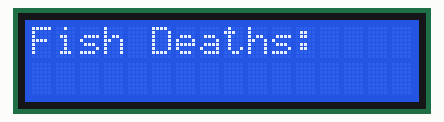
Recording of a sketch running on a simulated Arduino Uno, built with avr-gcc and run on an emulated ATmega328P. On the bench: 16×2 character LCD.

Above: at 0.1 s.
At 2.1 s:
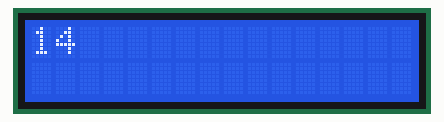
At 4.1 s:
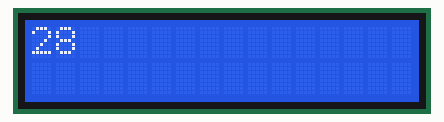
At 8.2 s:
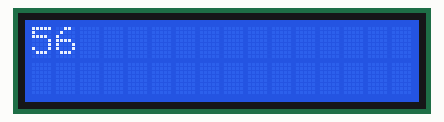
At 12.2 s:
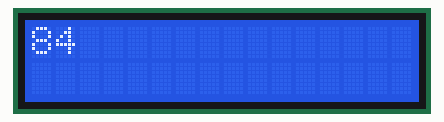
At 16.2 s:
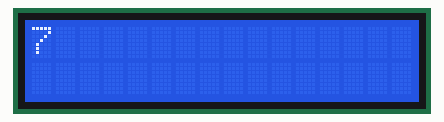

The sketch:

lcdscrn.ino
```cpp
#include <Wire.h>
#include <LiquidCrystal_I2C.h>

// Set the LCD address to 0x27 for a 16 chars and 2 line display
LiquidCrystal_I2C lcd(0x27, 16, 2);

void setup()
{
  // initialize the LCD
  lcd.init();

  // Turn on the blacklight
  lcd.setBacklight((uint8_t)1);
}

void loop()
{
    lcd.print("Fish Deaths:");
  delay(1000);
  lcd.clear();
  lcd.setCursor(0,0);
lcd.print("7");
delay (1000);
  lcd.clear();
  lcd.setCursor(0,0);
  lcd.print("14");
  delay (1000);
    lcd.clear();
  lcd.setCursor(0,0);
  lcd.print("21");
  delay (1000);
    lcd.clear();
  lcd.setCursor(0,0);
  lcd.print("28");
  delay (1000);
    lcd.clear();
  lcd.setCursor(0,0);
  lcd.print("35");
  delay(1000);
    lcd.clear();
  lcd.setCursor(0,0);
  lcd.print("42");
  delay(1000);
    lcd.clear();
  lcd.setCursor(0,0);
  lcd.print("49");
  delay(1000);
    lcd.clear();
  lcd.setCursor(0,0);
  lcd.print("56");
  delay(1000);
    lcd.clear();
  lcd.setCursor(0,0);
  lcd.print("63");
  delay(1000);
    lcd.clear();
  lcd.setCursor(0,0);
   lcd.print("70");
  delay(1000);
    lcd.clear();
  lcd.setCursor(0,0);
  lcd.print("77");
  delay(1000);
    lcd.clear();
  lcd.setCursor(0,0);
  lcd.print("84");
  delay(1000);
    lcd.clear();
  lcd.setCursor(0,0);
  lcd.print("91");
  delay(1000);
    lcd.clear();
  lcd.setCursor(0,0);
  lcd.print("98");
  delay(1000);
    lcd.clear();
  lcd.setCursor(0,0);}


  
```

Measured:
- by itself, everything shown: repeats every 15.1 s, in 16 steps
- what the display in image 1 shows lasts 1.0 s, from 2.1 s to 3.1 s
